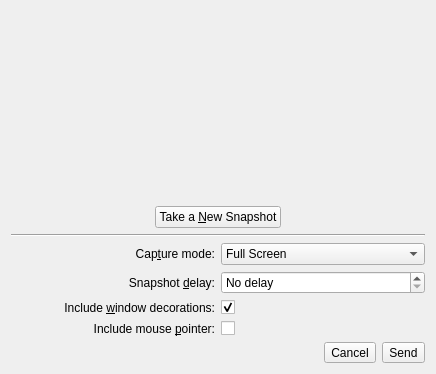
<?xml version="1.0" encoding="UTF-8"?>
<ui version="4.0">
 <class>KSnapshotWidget</class>
 <widget class="QWidget" name="KSnapshotWidget">
  <property name="geometry">
   <rect>
    <x>0</x>
    <y>0</y>
    <width>436</width>
    <height>374</height>
   </rect>
  </property>
  <layout class="QVBoxLayout" name="verticalLayout">
   <item>
    <widget class="KSnapshotPreview" name="lblImage" native="true">
     <property name="sizePolicy">
      <sizepolicy hsizetype="Preferred" vsizetype="Expanding">
       <horstretch>0</horstretch>
       <verstretch>0</verstretch>
      </sizepolicy>
     </property>
     <property name="minimumSize">
      <size>
       <width>200</width>
       <height>130</height>
      </size>
     </property>
     <property name="whatsThis">
      <string>This is a preview of the current snapshot.

The image can be dragged to another application or document to copy the full screenshot there. Try it with the Konqueror file manager.

You can also copy the image to the clipboard by pressing Ctrl+C.</string>
     </property>
    </widget>
   </item>
   <item>
    <layout class="QHBoxLayout" name="horizontalLayout">
     <item>
      <spacer name="horizontalSpacer">
       <property name="orientation">
        <enum>Qt::Horizontal</enum>
       </property>
       <property name="sizeHint" stdset="0">
        <size>
         <width>40</width>
         <height>20</height>
        </size>
       </property>
      </spacer>
     </item>
     <item>
      <widget class="QPushButton" name="btnNew">
       <property name="whatsThis">
        <string>Click this button to take a new snapshot.</string>
       </property>
       <property name="text">
        <string>Take a &amp;New Snapshot</string>
       </property>
      </widget>
     </item>
     <item>
      <spacer name="horizontalSpacer_2">
       <property name="orientation">
        <enum>Qt::Horizontal</enum>
       </property>
       <property name="sizeHint" stdset="0">
        <size>
         <width>40</width>
         <height>20</height>
        </size>
       </property>
      </spacer>
     </item>
    </layout>
   </item>
   <item>
    <widget class="Line" name="line1">
     <property name="frameShape">
      <enum>QFrame::HLine</enum>
     </property>
     <property name="frameShadow">
      <enum>QFrame::Sunken</enum>
     </property>
     <property name="orientation">
      <enum>Qt::Horizontal</enum>
     </property>
    </widget>
   </item>
   <item>
    <layout class="QHBoxLayout" name="horizontalLayout_3">
     <item>
      <widget class="QLabel" name="textLabel1">
       <property name="text">
        <string>Cap&amp;ture mode:</string>
       </property>
       <property name="alignment">
        <set>Qt::AlignRight|Qt::AlignTrailing|Qt::AlignVCenter</set>
       </property>
       <property name="buddy">
        <cstring>comboMode</cstring>
       </property>
      </widget>
     </item>
     <item>
      <widget class="QComboBox" name="comboMode">
       <property name="whatsThis">
        <string>&lt;qt&gt;Using this menu, you can select from the five following snapshot modes:
&lt;p&gt;
&lt;b&gt;Full Screen&lt;/b&gt; - captures the entire desktop.&lt;br/&gt;
&lt;b&gt;Window Under Cursor&lt;/b&gt; - captures only the window (or menu) that is under the mouse cursor when the snapshot is taken.&lt;br/&gt;
&lt;b&gt;Region&lt;/b&gt; - captures only the region of the desktop that you specify. When taking a new snapshot in this mode you will be able to select any area of the screen by clicking and dragging the mouse.&lt;br/&gt;
&lt;b&gt;Section of Window&lt;/b&gt; - captures only a section of the window. When taking a new snapshot in this mode you will be able to select any child window by moving the mouse over it.&lt;br/&gt;
&lt;b&gt;Current Screen&lt;/b&gt; - if you have multiple screens, this captures the screen containing the mouse cursor when the snapshot is taken.
&lt;/p&gt;&lt;/qt&gt;</string>
       </property>
       <item>
        <property name="text">
         <string>Full Screen</string>
        </property>
       </item>
       <item>
        <property name="text">
         <string>Window Under Cursor</string>
        </property>
       </item>
       <item>
        <property name="text">
         <string>Rectangular Region</string>
        </property>
       </item>
       <item>
        <property name="text">
         <string>Freehand Region</string>
        </property>
       </item>
       <item>
        <property name="text">
         <string>Section of Window</string>
        </property>
       </item>
       <item>
        <property name="text">
         <string>Current Screen</string>
        </property>
       </item>
      </widget>
     </item>
    </layout>
   </item>
   <item>
    <layout class="QHBoxLayout" name="horizontalLayout_4">
     <item>
      <widget class="QLabel" name="lblDelay">
       <property name="text">
        <string>Snapshot &amp;delay:</string>
       </property>
       <property name="alignment">
        <set>Qt::AlignRight|Qt::AlignTrailing|Qt::AlignVCenter</set>
       </property>
       <property name="buddy">
        <cstring>spinDelay</cstring>
       </property>
      </widget>
     </item>
     <item>
      <widget class="QSpinBox" name="spinDelay">
       <property name="sizePolicy">
        <sizepolicy hsizetype="Preferred" vsizetype="Fixed">
         <horstretch>0</horstretch>
         <verstretch>0</verstretch>
        </sizepolicy>
       </property>
       <property name="toolTip">
        <string>Snapshot delay in seconds</string>
       </property>
       <property name="whatsThis">
        <string>&lt;qt&gt;&lt;p&gt;
This is the number of seconds to wait after clicking the &lt;i&gt;New Snapshot&lt;/i&gt; button before taking the snapshot.
&lt;/p&gt;&lt;p&gt;
This is very useful for getting windows, menus and other items on the screen set up just the way you want.
&lt;/p&gt;&lt;p&gt;
If &lt;i&gt;no delay&lt;/i&gt; is set, the program will wait for a mouse click before taking a snapshot.
&lt;/p&gt;
&lt;/qt&gt;</string>
       </property>
       <property name="specialValueText">
        <string>No delay</string>
       </property>
       <property name="suffix">
        <string/>
       </property>
      </widget>
     </item>
    </layout>
   </item>
   <item>
    <layout class="QHBoxLayout" name="horizontalLayout_5">
     <item>
      <widget class="QLabel" name="lblIncludeDecorations">
       <property name="text">
        <string>Include &amp;window decorations:</string>
       </property>
       <property name="alignment">
        <set>Qt::AlignRight|Qt::AlignTrailing|Qt::AlignVCenter</set>
       </property>
       <property name="buddy">
        <cstring>cbIncludeDecorations</cstring>
       </property>
      </widget>
     </item>
     <item>
      <widget class="QCheckBox" name="cbIncludeDecorations">
       <property name="whatsThis">
        <string>When enabled, snapshot of a window will also include the window decorations</string>
       </property>
       <property name="text">
        <string/>
       </property>
       <property name="checked">
        <bool>true</bool>
       </property>
      </widget>
     </item>
    </layout>
   </item>
   <item>
    <layout class="QHBoxLayout" name="horizontalLayout_6">
     <item>
      <widget class="QLabel" name="lblIncludePointer">
       <property name="text">
        <string>Include mouse &amp;pointer:</string>
       </property>
       <property name="alignment">
        <set>Qt::AlignRight|Qt::AlignTrailing|Qt::AlignVCenter</set>
       </property>
       <property name="buddy">
        <cstring>cbIncludePointer</cstring>
       </property>
      </widget>
     </item>
     <item>
      <widget class="QCheckBox" name="cbIncludePointer">
       <property name="text">
        <string/>
       </property>
      </widget>
     </item>
    </layout>
   </item>
   <item>
    <layout class="QHBoxLayout" name="horizontalLayout_2">
     <item>
      <spacer name="horizontalSpacer_3">
       <property name="orientation">
        <enum>Qt::Horizontal</enum>
       </property>
       <property name="sizeHint" stdset="0">
        <size>
         <width>40</width>
         <height>20</height>
        </size>
       </property>
      </spacer>
     </item>
     <item>
      <widget class="QToolButton" name="cancel_btn">
       <property name="text">
        <string>Cancel</string>
       </property>
      </widget>
     </item>
     <item>
      <widget class="QToolButton" name="send_btn">
       <property name="text">
        <string>Send</string>
       </property>
      </widget>
     </item>
    </layout>
   </item>
  </layout>
 </widget>
 <customwidgets>
  <customwidget>
   <class>KSnapshotPreview</class>
   <extends>QWidget</extends>
   <header>snapshot/ksnapshotpreview.h</header>
  </customwidget>
 </customwidgets>
 <tabstops>
  <tabstop>btnNew</tabstop>
  <tabstop>comboMode</tabstop>
  <tabstop>spinDelay</tabstop>
  <tabstop>cbIncludeDecorations</tabstop>
 </tabstops>
 <includes>
  <include location="local">kpushbutton.h</include>
 </includes>
 <resources/>
 <connections/>
</ui>
